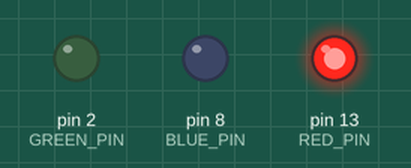
The sketch below on a simulated Arduino Uno, built with avr-gcc and run on an emulated ATmega328P. Shown: output pins drawn as LEDs (lit = HIGH). At 24.0 s the program stops and its outputs stay as they are.

Above: at 0.5 s.
At 3.5 s:
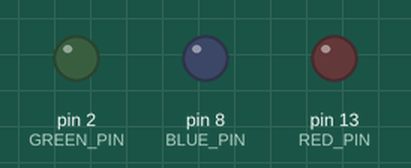
Timing chart, 0 to 4.6 s (numbered marks = the images above):
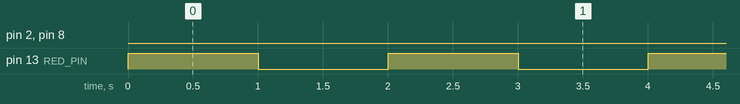

The sketch:

Lesson_3_-_Understanding_Breadboards_Homework.ino
```cpp
//https://www.youtube.com/watch?v=CfdaJ4z4u4w&list=PLGs0VKk2DiYw-L-RibttcvK-WBZm8WLEP&index=3
//Giving variables an interger value to represent pin numbers using "int" command
int RED_PIN = 13;
int GREEN_PIN = 2;
int BLUE_PIN = 8;

//"void setup()" is used to give output and input commands
void setup() {
  //Pin Outputs
  pinMode(RED_PIN, OUTPUT);
  pinMode(BLUE_PIN, OUTPUT);
  pinMode(GREEN_PIN, OUTPUT);
}

void loop() {
  red();
  blue();
  green();
  exit(0);
}

//Red Light Commands
void red() {
  int r = 0;
  for (r = 0; r < 5; r++) {
    digitalWrite(RED_PIN, HIGH);
    delay(1000);
    digitalWrite(RED_PIN, LOW);
    delay(1000);
  }
}

//Blue Light Commands
void blue() {
  int b = 0;
  for (b = 0; b < 10; b++) {
    digitalWrite(BLUE_PIN, HIGH);
    delay(200);
    digitalWrite(BLUE_PIN, LOW);
    delay(200);
  }
}

//Green Light Commands
void green() {
  int g = 0;
  for (g = 0; g < 5; g++) {
    digitalWrite(GREEN_PIN, HIGH);
    delay(1000);
    digitalWrite(GREEN_PIN, LOW);
    delay(1000);
  }
}
```

Measured:
- by itself, pin 2 (GREEN_PIN): LOW → HIGH at 14.0 s, → LOW 1.0 s later, → HIGH 1.0 s later, → LOW 1.0 s later, … (10 changes in this stretch)
- by itself, pin 8 (BLUE_PIN): LOW → HIGH at 10.0 s, → LOW 0.20 s later, → HIGH 0.20 s later, → LOW 0.20 s later, … (20 changes in this stretch)
- by itself, pin 13 (RED_PIN): alternates HIGH for 1.0 s and LOW for 1.0 s, 10 changes in all, then stays LOW
